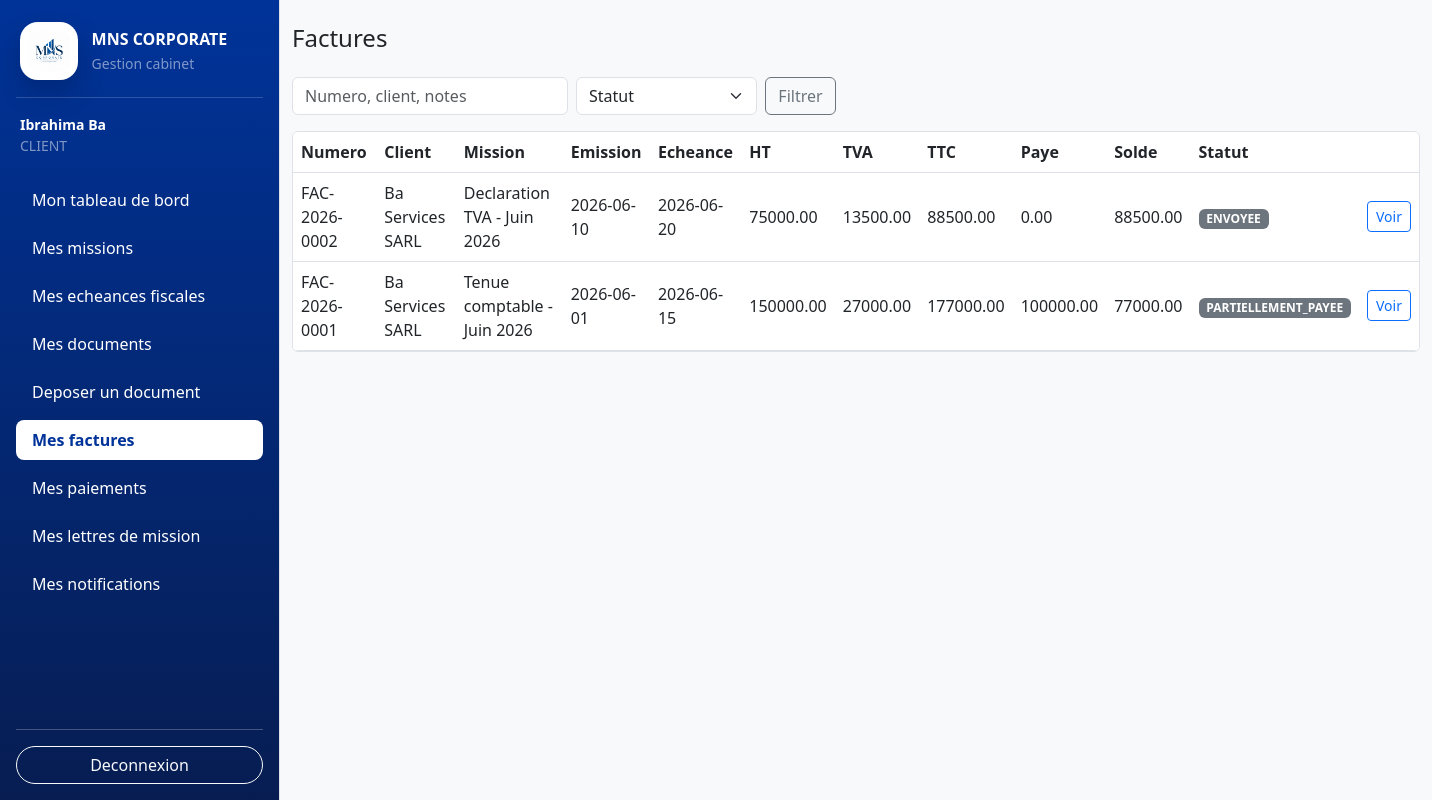
The app's page /frontend/views/invoices/list.php (signed in) with its own data.
### tables this page shows
CREATE TABLE IF NOT EXISTS invoices (
    id INT UNSIGNED AUTO_INCREMENT PRIMARY KEY,
    client_id INT UNSIGNED NOT NULL,
    mission_id INT UNSIGNED NULL,
    invoice_number VARCHAR(50) NOT NULL UNIQUE,
    issue_date DATE NOT NULL,
    due_date DATE NOT NULL,
    subtotal DECIMAL(12,2) NOT NULL DEFAULT 0.00,
    tax_rate DECIMAL(5,2) NOT NULL DEFAULT 18.00,
    tax_amount DECIMAL(12,2) NOT NULL DEFAULT 0.00,
    total_amount DECIMAL(12,2) NOT NULL DEFAULT 0.00,
    status ENUM('BROUILLON', 'ENVOYEE', 'PARTIELLEMENT_PAYEE', 'PAYEE', 'EN_RETARD', 'ANNULEE')
        NOT NULL DEFAULT 'BROUILLON',
    notes TEXT NULL,
    created_by INT UNSIGNED NOT NULL,
    created_at TIMESTAMP DEFAULT CURRENT_TIMESTAMP,
    updated_at TIMESTAMP DEFAULT CURRENT_TIMESTAMP ON UPDATE CURRENT_TIMESTAMP,
    CONSTRAINT fk_invoices_client
        FOREIGN KEY (client_id) REFERENCES clients(id)
        ON DELETE RESTRICT
        ON UPDATE CASCADE,
    CONSTRAINT fk_invoices_mission
        FOREIGN KEY (mission_id) REFERENCES missions(id)
        ON DELETE SET NULL
        ON UPDATE CASCADE,
    CONSTRAINT fk_invoices_created_by
        FOREIGN KEY (created_by) REFERENCES users(id)
        ON DELETE RESTRICT
        ON UPDATE CASCADE
);

CREATE TABLE IF NOT EXISTS clients (
    id INT UNSIGNED AUTO_INCREMENT PRIMARY KEY,
    user_id INT UNSIGNED NULL UNIQUE,
    company_name VARCHAR(180) NOT NULL,
    legal_form VARCHAR(100) NULL,
    contact_name VARCHAR(150) NULL,
    email VARCHAR(150) NULL,
    phone VARCHAR(30) NULL,
    address VARCHAR(255) NULL,
    ninea VARCHAR(50) NULL UNIQUE,
    rccm VARCHAR(80) NULL UNIQUE,
    tax_regime VARCHAR(100) NULL,
    accounting_year_start DATE NULL,
    accounting_year_end DATE NULL,
    status ENUM('ACTIF', 'INACTIF') NOT NULL DEFAULT 'ACTIF',
    created_at TIMESTAMP DEFAULT CURRENT_TIMESTAMP,
    updated_at TIMESTAMP DEFAULT CURRENT_TIMESTAMP ON UPDATE CURRENT_TIMESTAMP,
    CONSTRAINT fk_clients_user
        FOREIGN KEY (user_id) REFERENCES users(id)
        ON DELETE SET NULL
        ON UPDATE CASCADE
);

CREATE TABLE IF NOT EXISTS missions (
    id INT UNSIGNED AUTO_INCREMENT PRIMARY KEY,
    client_id INT UNSIGNED NOT NULL,
    mission_catalog_id INT UNSIGNED NOT NULL,
    title VARCHAR(180) NOT NULL,
    description TEXT NULL,
    start_date DATE NOT NULL,
    planned_end_date DATE NULL,
    actual_end_date DATE NULL,
    status ENUM('A_FAIRE', 'EN_COURS', 'TERMINEE', 'EN_RETARD', 'ANNULEE')
        NOT NULL DEFAULT 'A_FAIRE',
    priority ENUM('BASSE', 'MOYENNE', 'HAUTE') NOT NULL DEFAULT 'MOYENNE',
    estimated_hours DECIMAL(8,2) NULL,
    created_by INT UNSIGNED NOT NULL,
    created_at TIMESTAMP DEFAULT CURRENT_TIMESTAMP,
    updated_at TIMESTAMP DEFAULT CURRENT_TIMESTAMP ON UPDATE CURRENT_TIMESTAMP,
    CONSTRAINT fk_missions_client
        FOREIGN KEY (client_id) REFERENCES clients(id)
        ON DELETE CASCADE
        ON UPDATE CASCADE,
    CONSTRAINT fk_missions_catalog
        FOREIGN KEY (mission_catalog_id) REFERENCES mission_catalog(id)
        ON DELETE RESTRICT
        ON UPDATE CASCADE,
    CONSTRAINT fk_missions_created_by
        FOREIGN KEY (created_by) REFERENCES users(id)
        ON DELETE RESTRICT
        ON UPDATE CASCADE
);

### backend/includes/helpers.php (called while the page is built, shortened)
<?php
function e(?string $value): string
{
    return htmlspecialchars($value ?? '', ENT_QUOTES, 'UTF-8', false);
}

### backend/includes/auth_check.php (called while the page is built, shortened)
<?php
require_once __DIR__ . '/helpers.php';
function currentUser(): ?array
{
    if (isset($_SESSION['user']) && is_array($_SESSION['user'])) {
        return $_SESSION['user'];
    }
    return null;
}

### backend/models/Invoice.php (called while the page is built, shortened)
<?php
require_once __DIR__ . '/BaseModel.php';
class Invoice extends BaseModel
{
    public function findAll(array $filters = [], int $limit = 20, int $offset = 0): array
    {
        $params = [];
        $where = $this->where($filters, $params);
        $params['limit'] = $limit;
        $params['offset'] = $offset;
        return $this->fetchAll(
            "SELECT i.*, c.company_name, m.title AS mission_title,
                    COALESCE(SUM(p.amount), 0) AS paid_amount,
                    GREATEST(i.total_amount - COALESCE(SUM(p.amount), 0), 0) AS balance_due
             FROM invoices i
             INNER JOIN clients c ON c.id = i.client_id
             LEFT JOIN missions m ON m.id = i.mission_id
             LEFT JOIN payments p ON p.invoice_id = i.id
             {$where}
             GROUP BY i.id, c.company_name, m.title
             ORDER BY i.issue_date DESC, i.id DESC LIMIT :limit OFFSET :offset",
            $params
        );
    }
    private function where(array $filters, array &$params): string
    {
        $where = [];
        if (($filters['visible_client_id'] ?? '') !== '') { $where[]='i.client_id = :visible_client_id'; $params['visible_client_id']=$filters['visible_client_id']; }
        return $where ? ' WHERE ' . implode(' AND ', $where) : '';
    }
}

### backend/models/BaseModel.php (called while the page is built, shortened)
<?php
abstract class BaseModel
{
    protected PDO $db;
    public function __construct(PDO $db)
    {
        $this->db = $db;
    }
    protected function fetchAll(string $sql, array $params = []): array
    {
        $stmt = $this->db->prepare($sql);
        $stmt->execute($params);
        return $stmt->fetchAll(PDO::FETCH_ASSOC);
    }
}

### frontend/views/invoices/list.php (the view)
<?php declare(strict_types=1); if(!defined('MNS_CONTROLLER_RENDER')){require_once __DIR__.'/../../../backend/controllers/invoice_controller.php'; handleInvoiceRequest(); return;} require_once __DIR__.'/../../../backend/includes/helpers.php'; $user=currentUser(); $flash=getFlashMessage(); $pages=max(1,(int)ceil(($total??0)/($perPage??20))); require_once __DIR__.'/../includes/header.php'; ?>
<div class="d-flex"><?php require_once __DIR__.'/../includes/sidebar.php'; ?><main class="container-fluid py-4"><?php if($flash): ?><div class="alert alert-<?php echo e($flash['type']==='success'?'success':'danger'); ?>"><?php echo e($flash['message']); ?></div><?php endif; ?><div class="d-flex justify-content-between mb-3"><h1 class="h4">Factures</h1><?php if($user['role']==='EXPERT'): ?><a class="btn btn-primary" href="/MNS_CORPORATE/frontend/views/invoices/create.php">Creer une facture</a><?php endif; ?></div><form class="row g-2 mb-3"><div class="col-md-3"><input class="form-control" name="q" value="<?php echo e($filters['q']??''); ?>" placeholder="Numero, client, notes"></div><div class="col-md-2"><select class="form-select" name="status"><option value="">Statut</option><?php foreach(Invoice::STATUSES as $s): ?><option value="<?php echo e($s); ?>" <?php echo ($filters['status']??'')===$s?'selected':''; ?>><?php echo e($s); ?></option><?php endforeach; ?></select></div><div class="col-md-2"><button class="btn btn-outline-secondary">Filtrer</button></div></form><div class="table-responsive bg-white border rounded"><table class="table table-hover align-middle mb-0"><thead><tr><th>Numero</th><th>Client</th><th>Mission</th><th>Emission</th><th>Echeance</th><th>HT</th><th>TVA</th><th>TTC</th><th>Paye</th><th>Solde</th><th>Statut</th><th></th></tr></thead><tbody><?php foreach(($invoices??[]) as $i): ?><tr><td><?php echo e($i['invoice_number']); ?></td><td><?php echo e($i['company_name']); ?></td><td><?php echo e($i['mission_title']); ?></td><td><?php echo e($i['issue_date']); ?></td><td><?php echo e($i['due_date']); ?></td><td><?php echo e((string)$i['subtotal']); ?></td><td><?php echo e((string)$i['tax_amount']); ?></td><td><?php echo e((string)$i['total_amount']); ?></td><td><?php echo e((string)$i['paid_amount']); ?></td><td><?php echo e((string)$i['balance_due']); ?></td><td><span class="badge text-bg-secondary"><?php echo e($i['status']); ?></span></td><td><a class="btn btn-sm btn-outline-primary" href="/MNS_CORPORATE/frontend/views/invoices/show.php?id=<?php echo e((string)$i['id']); ?>">Voir</a><?php if($user['role']==='EXPERT'): ?> <a class="btn btn-sm btn-outline-secondary" href="/MNS_CORPORATE/frontend/views/invoices/edit.php?id=<?php echo e((string)$i['id']); ?>">Modifier</a><?php endif; ?></td></tr><?php endforeach; ?></tbody></table></div></main></div><?php require_once __DIR__.'/../includes/footer.php'; ?>

### records on screen
invoices: invoice_number "FAC-2026-0002", client.company_name "Ba Services SARL", mission.title "Declaration TVA - Juin 2026", issue_date "2026-06-10", due_date "2026-06-20", subtotal "75000.00", tax_amount "13500.00", total_amount "88500.00", paid_amount "0.00", balance_due "88500.00", status "ENVOYEE"
invoices: invoice_number "FAC-2026-0001", client.company_name "Ba Services SARL", mission.title "Tenue comptable - Juin 2026", issue_date "2026-06-01", due_date "2026-06-15", subtotal "150000.00", tax_amount "27000.00", total_amount "177000.00", paid_amount "100000.00", balance_due "77000.00", status "PARTIELLEMENT_PAYEE"

### other values on screen
$fullName "Ibrahima Ba"
$role "CLIENT"
$label "Mon tableau de bord"
$label "Mes missions"
$label "Mes echeances fiscales"
$label "Mes documents"
$label "Deposer un document"
$label "Mes factures"
$label "Mes paiements"
$label "Mes lettres de mission"
$label "Mes notifications"
